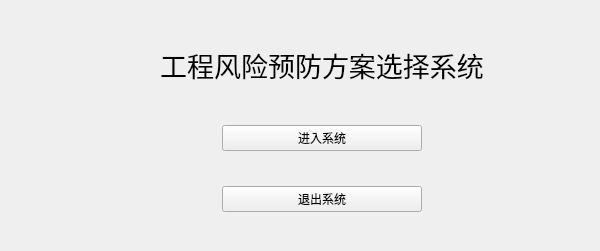
<?xml version="1.0" encoding="UTF-8"?>
<ui version="4.0">
 <class>Widget</class>
 <widget class="QWidget" name="Widget">
  <property name="geometry">
   <rect>
    <x>0</x>
    <y>0</y>
    <width>600</width>
    <height>251</height>
   </rect>
  </property>
  <property name="windowTitle">
   <string>Widget</string>
  </property>
  <layout class="QGridLayout" name="gridLayout_2">
   <item row="0" column="0">
    <spacer name="verticalSpacer">
     <property name="orientation">
      <enum>Qt::Vertical</enum>
     </property>
     <property name="sizeHint" stdset="0">
      <size>
       <width>20</width>
       <height>15</height>
      </size>
     </property>
    </spacer>
   </item>
   <item row="1" column="0">
    <layout class="QGridLayout" name="gridLayout">
     <property name="verticalSpacing">
      <number>35</number>
     </property>
     <item row="1" column="3" colspan="2">
      <spacer name="horizontalSpacer_2">
       <property name="orientation">
        <enum>Qt::Horizontal</enum>
       </property>
       <property name="sizeHint" stdset="0">
        <size>
         <width>113</width>
         <height>20</height>
        </size>
       </property>
      </spacer>
     </item>
     <item row="2" column="0" colspan="2">
      <spacer name="horizontalSpacer_4">
       <property name="orientation">
        <enum>Qt::Horizontal</enum>
       </property>
       <property name="sizeHint" stdset="0">
        <size>
         <width>157</width>
         <height>20</height>
        </size>
       </property>
      </spacer>
     </item>
     <item row="2" column="3" colspan="2">
      <spacer name="horizontalSpacer_3">
       <property name="orientation">
        <enum>Qt::Horizontal</enum>
       </property>
       <property name="sizeHint" stdset="0">
        <size>
         <width>113</width>
         <height>20</height>
        </size>
       </property>
      </spacer>
     </item>
     <item row="0" column="0">
      <spacer name="horizontalSpacer_5">
       <property name="orientation">
        <enum>Qt::Horizontal</enum>
       </property>
       <property name="sizeHint" stdset="0">
        <size>
         <width>107</width>
         <height>20</height>
        </size>
       </property>
      </spacer>
     </item>
     <item row="0" column="4">
      <spacer name="horizontalSpacer_6">
       <property name="orientation">
        <enum>Qt::Horizontal</enum>
       </property>
       <property name="sizeHint" stdset="0">
        <size>
         <width>63</width>
         <height>20</height>
        </size>
       </property>
      </spacer>
     </item>
     <item row="1" column="0" colspan="2">
      <spacer name="horizontalSpacer">
       <property name="orientation">
        <enum>Qt::Horizontal</enum>
       </property>
       <property name="sizeHint" stdset="0">
        <size>
         <width>157</width>
         <height>20</height>
        </size>
       </property>
      </spacer>
     </item>
     <item row="1" column="2">
      <widget class="QPushButton" name="pushButton">
       <property name="minimumSize">
        <size>
         <width>200</width>
         <height>0</height>
        </size>
       </property>
       <property name="text">
        <string>进入系统</string>
       </property>
      </widget>
     </item>
     <item row="2" column="2">
      <widget class="QPushButton" name="pushButton_2">
       <property name="text">
        <string>退出系统</string>
       </property>
      </widget>
     </item>
     <item row="0" column="1" colspan="3">
      <widget class="QLabel" name="label">
       <property name="minimumSize">
        <size>
         <width>0</width>
         <height>50</height>
        </size>
       </property>
       <property name="font">
        <font>
         <pointsize>20</pointsize>
         <weight>50</weight>
         <bold>false</bold>
         <underline>false</underline>
        </font>
       </property>
       <property name="text">
        <string>工程风险预防方案选择系统</string>
       </property>
       <property name="alignment">
        <set>Qt::AlignCenter</set>
       </property>
       <property name="wordWrap">
        <bool>false</bool>
       </property>
      </widget>
     </item>
    </layout>
   </item>
   <item row="2" column="0">
    <spacer name="verticalSpacer_2">
     <property name="orientation">
      <enum>Qt::Vertical</enum>
     </property>
     <property name="sizeHint" stdset="0">
      <size>
       <width>20</width>
       <height>16</height>
      </size>
     </property>
    </spacer>
   </item>
  </layout>
 </widget>
 <layoutdefault spacing="6" margin="11"/>
 <resources/>
 <connections/>
</ui>
